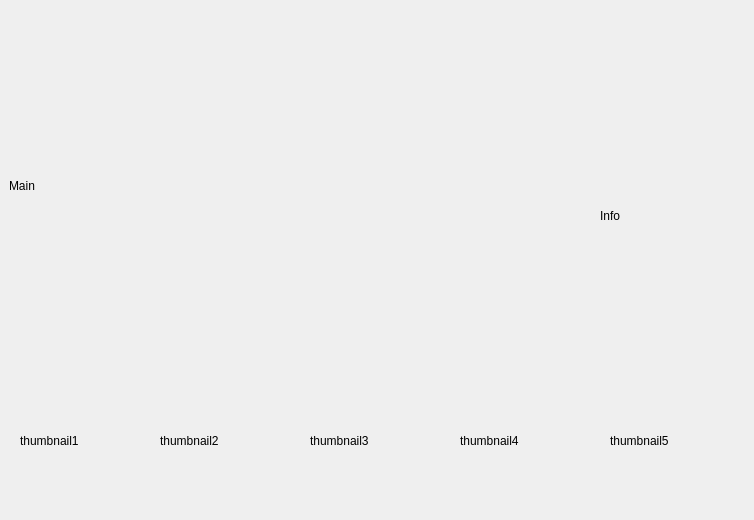
<?xml version="1.0" encoding="UTF-8"?>
<ui version="4.0">
 <class>Form</class>
 <widget class="QWidget" name="Form">
  <property name="geometry">
   <rect>
    <x>0</x>
    <y>0</y>
    <width>754</width>
    <height>520</height>
   </rect>
  </property>
  <property name="windowTitle">
   <string>Form</string>
  </property>
  <widget class="QLabel" name="label">
   <property name="geometry">
    <rect>
     <x>9</x>
     <y>15</y>
     <width>511</width>
     <height>341</height>
    </rect>
   </property>
   <property name="text">
    <string>Main</string>
   </property>
  </widget>
  <widget class="QLabel" name="label_2">
   <property name="geometry">
    <rect>
     <x>20</x>
     <y>380</y>
     <width>131</width>
     <height>121</height>
    </rect>
   </property>
   <property name="text">
    <string>thumbnail1</string>
   </property>
  </widget>
  <widget class="QLabel" name="label_3">
   <property name="geometry">
    <rect>
     <x>160</x>
     <y>380</y>
     <width>131</width>
     <height>121</height>
    </rect>
   </property>
   <property name="text">
    <string>thumbnail2</string>
   </property>
  </widget>
  <widget class="QLabel" name="label_4">
   <property name="geometry">
    <rect>
     <x>310</x>
     <y>380</y>
     <width>131</width>
     <height>121</height>
    </rect>
   </property>
   <property name="text">
    <string>thumbnail3</string>
   </property>
  </widget>
  <widget class="QLabel" name="label_5">
   <property name="geometry">
    <rect>
     <x>460</x>
     <y>380</y>
     <width>131</width>
     <height>121</height>
    </rect>
   </property>
   <property name="text">
    <string>thumbnail4</string>
   </property>
  </widget>
  <widget class="QLabel" name="label_6">
   <property name="geometry">
    <rect>
     <x>610</x>
     <y>380</y>
     <width>131</width>
     <height>121</height>
    </rect>
   </property>
   <property name="text">
    <string>thumbnail5</string>
   </property>
  </widget>
  <widget class="QLabel" name="label_7">
   <property name="geometry">
    <rect>
     <x>600</x>
     <y>180</y>
     <width>131</width>
     <height>71</height>
    </rect>
   </property>
   <property name="text">
    <string>Info</string>
   </property>
  </widget>
 </widget>
 <resources/>
 <connections/>
</ui>
